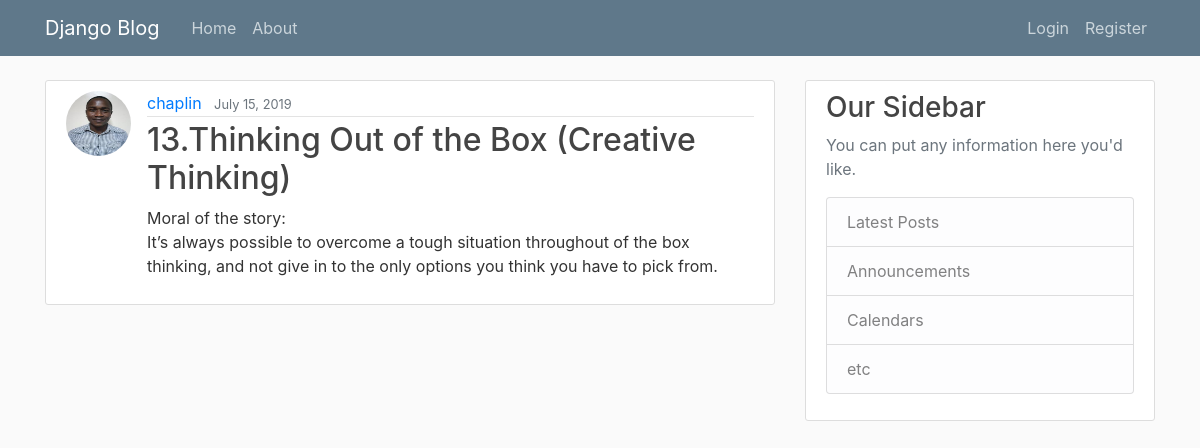
The app's page /post/14/ with its own data.
### blog/models.py (models this page shows, shortened)
class Post(models.Model):
    title = models.CharField(max_length=100)
    content = models.TextField()
    date_posted = models.DateTimeField(default=timezone.now)
    author = models.ForeignKey(User, on_delete=models.CASCADE)

### users/models.py (models this page shows, shortened)
class Profile(models.Model):
    user = models.OneToOneField(User, on_delete=models.CASCADE)
    image = models.ImageField(default='default.jpg', upload_to='profile_pics')

### blog/views.py (the view)
# urls.py: path('post/<int:pk>/', PostDetailView.as_view(), name='post-detail'),
class PostDetailView(DetailView):
    model = Post

### blog/templates/blog/post_detail.html (shortened to what this page needs)
{% extends "blog/base.html"%}
{% block content %}
    <article class="media content-section">
      <img  class="rounded-circle article-img" src="{{ object.author.profile.image.url }}" alt="">
      <div class="media-body">
        <div class="article-metadata">
          <a class="mr-2" href="{% url 'user-posts' object.author.username %}">{{ object.author }}</a>
          <small class="text-muted">{{ object.date_posted|date:"F d, Y" }}</small>
        </div>
        <h2 class="article-title">{{ object.title }}</h2>
        <p class="article-content">{{ object.content }}</p>
      </div>
    </article>
  {% endblock content %}

### blog/static/blog/main.css (style rules this page uses)
body { background: #fafafa; color: #333333; margin-top: 5rem; }
h1, h2, h3, h4, h5, h6 { color: #444444; }
.content-section { background: #ffffff; padding: 10px 20px; border: 1px solid #dddddd; border-radius: 3px; margin-bottom: 20px; }
.article-title { color: #444444; }
.article-content { white-space: pre-line; }
.article-img { height: 65px; width: 65px; margin-right: 16px; }
.article-metadata { padding-bottom: 1px; margin-bottom: 4px; border-bottom: 1px solid #e3e3e3 }

### records on screen
Post: author.profile.image (picture), author "chaplin", date_posted "July 15, 2019", title "13.Thinking Out of the Box (Creative Thinking)", content "Moral of the story: It’s always possible to overcome a tough situation throughout of the box thinking, and not give in to the only options you think you have to pick from."
